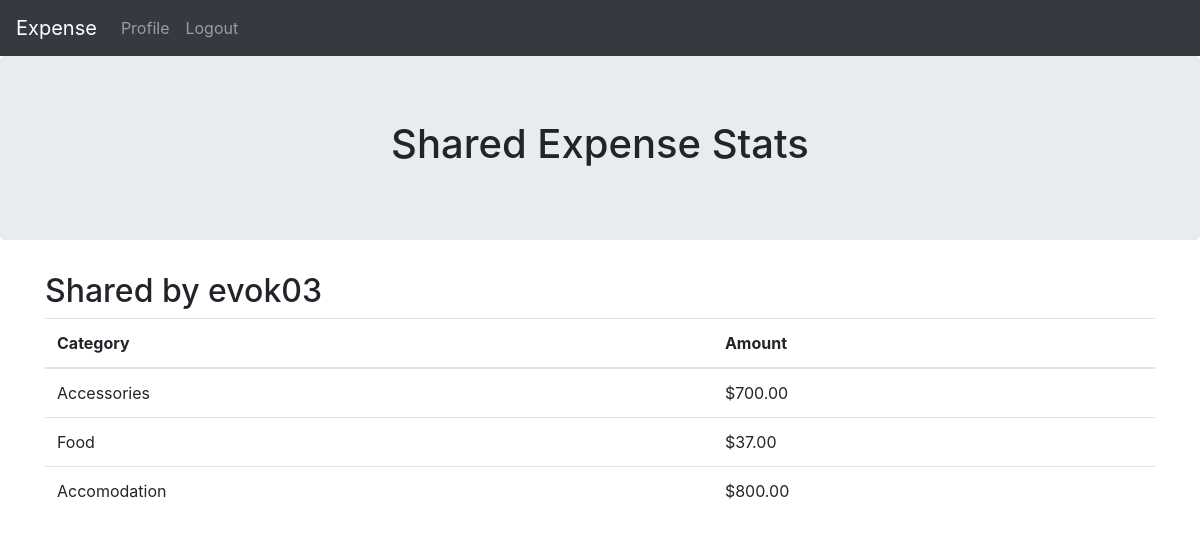
The app's page /view_shared_stats (signed in) with its own data.
### app.py (models this page shows, shortened)
class User(db.Model, UserMixin):
    id = db.Column(db.Integer, primary_key=True)
    username = db.Column(db.String(20), unique=True, nullable=False)
    email = db.Column(db.String(120), unique=True, nullable=False)
    image_file = db.Column(db.String(20), nullable=False, default='default.jpg')
    password = db.Column(db.String(60), nullable=False)
    expenses = db.relationship('Expense', backref='author', lazy=True)
    shared_stats = db.relationship('SharedStats', foreign_keys='SharedStats.owner_id', backref='owner', lazy=True)

class SharedStats(db.Model):
    id = db.Column(db.Integer, primary_key=True)
    owner_id = db.Column(db.Integer, db.ForeignKey('user.id'), nullable=False)
    shared_with_username = db.Column(db.String(20), nullable=False)  # Changed to username
    shared_with_id = db.Column(db.Integer, db.ForeignKey('user.id'), nullable=False)
    category = db.Column(db.String(100), nullable=False)
    amount = db.Column(db.Float, nullable=False)
    date = db.Column(db.DateTime, default=datetime.utcnow)

### app.py (the view)
@app.route('/view_shared_stats')
@login_required
def view_shared_stats():
    shared_stats = SharedStats.query.filter_by(shared_with_username=current_user.username).all()
    stats_by_user = defaultdict(list)
    for stat in shared_stats:
        stats_by_user[stat.owner_id].append(stat)
    users = User.query.filter(User.id.in_(stats_by_user.keys())).all()
    user_dict = {user.id: user.username for user in users}
    return render_template('view_shared_stats.html', title='Shared Stats', stats_by_user=stats_by_user, user_dict=user_dict)

### app.py (called while the page is built)
@login_manager.user_loader
def load_user(user_id):
    return User.query.get(int(user_id))

### templates/view_shared_stats.html
<!DOCTYPE html>
<html lang="en">
<head>
    {% include './partials/head.html' %}
</head>
<body>
    {% include './partials/header3.html' %}
    <section class="jumbotron text-center">
        <div class="container">
            <h1 class="jumbotron-heading">Shared Expense Stats</h1>
        </div>
    </section>
    <div class="container">
        {% for owner_id, stats in stats_by_user.items() %}
            <h2>Shared by {{ user_dict[owner_id] }}</h2>
            <table class="table">
                <thead>
                    <tr>
                        <th>Category</th>
                        <th>Amount</th>
                    </tr>
                </thead>
                <tbody>
                    {% for stat in stats %}
                    <tr>
                        <td>{{ stat.category }}</td>
                        <td>{{ "${:,.2f}".format(stat.amount) }}</td>
                    </tr>
                    {% endfor %}
                </tbody>
            </table>
        {% endfor %}
    </div>
</body>
</html>

### records on screen
User: username "evok03"
SharedStats: category "Accessories", amount "$700.00"
SharedStats: category "Food", amount "$37.00"
SharedStats: category "Accomodation", amount "$800.00"
